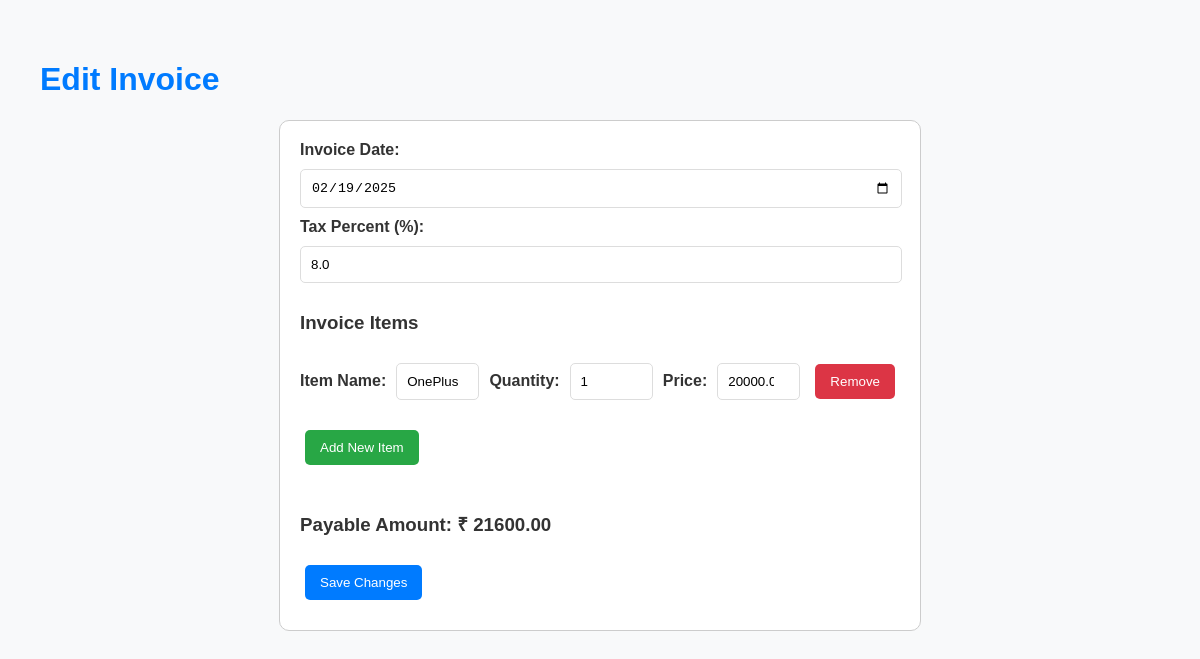
/invoices/4/edit, run on the app's committed database.
### models.py (models this page shows)
class Invoice(Model):
    invoice_id = AutoField()
    customer = ForeignKeyField(Customer, backref='invoices', on_delete='CASCADE')
    date = DateField()
    total_amount = FloatField()
    tax_percent = FloatField()
    payable_amount = FloatField()
    gov_arn = CharField(50, null=True)
    class Meta:
        database = db

class InvoiceItem(Model):
    item_name = CharField(200, unique=True)
    qty = IntegerField()
    rate = FloatField()
    amount = FloatField()
    invoice = ForeignKeyField(Invoice, backref="items", lazy_load=False)
    class Meta:
        database = db

### app.py (the view, shortened to what this page needs)
@app.route('/invoices/<int:invoice_id>/edit', methods=['GET', 'POST'])
def edit_invoice(invoice_id):
    invoice = Invoice.get_by_id(invoice_id)
    invoice_items = InvoiceItem.select().where(InvoiceItem.invoice == invoice)
    return render_template('edit-invoice.html', invoice=invoice, invoice_items=invoice_items)

### templates/edit-invoice.html (shortened to what this page needs)
<!DOCTYPE html>
<html lang="en">
<head>
</head>
<body>
    <h1>Edit Invoice</h1>
    <form action="{{ url_for('edit_invoice', invoice_id=invoice.invoice_id) }}" method="post">
        <label for="date">Invoice Date:</label>
        <input type="date" name="date" id="date" value="{{ invoice.date }}" required><br>
        <label for="tax_percent">Tax Percent (%):</label>
        <input type="number" name="tax_percent" id="tax_percent" value="{{ invoice.tax_percent }}" required><br>
        <h3>Invoice Items</h3>
        <div id="items">
            {% for item in invoice_items %}
            <div class="item">
                <label>Item Name:</label>
                <input type="text" name="item_name" value="{{ item.item_name }}" required>
                <label>Quantity:</label>
                <input type="number" class="qty" name="qty" value="{{ item.qty }}" required>
                <label>Price:</label>
                <input type="number" step="0.01" class="price" name="price" value="{{ item.rate }}" required>
                <button type="button" class="remove-item" data-id="{{ item.id }}">Remove</button>
            </div>
            {% endfor %}
        </div>
        <button type="button" id="add-item">Add New Item</button><br><br>
        <h3>Payable Amount: ₹ <span id="payable-amount">0.00</span></h3>
        <button type="submit" class="save-btn">Save Changes</button>
    </form>
</body>
</html>

### templates/edit-invoice.html (style rules this page uses)
body { font-family: Arial, sans-serif; margin: 20px; padding: 20px; background-color: #f8f9fa; color: #333; }
h1 { color: #007bff; }
label { font-weight: bold; }
form { max-width: 600px; margin: auto; padding: 20px; border: 1px solid #ccc; border-radius: 10px; background-color: #ffffff; }
input[type="text"], input[type="date"], input[type="number"] { width: calc(100% - 20px); padding: 10px; margin: 10px 0; border: 1px solid #ddd; border-radius: 5px; }
button { padding: 10px 15px; margin: 10px 5px; border: none; border-radius: 5px; cursor: pointer; }
#add-item { background-color: #28a745; color: #fff; }
.remove-item { background-color: #dc3545; color: #fff; }
.save-btn { background-color: #007bff; color: #fff; }
.item { display: flex; align-items: center; gap: 10px; margin-bottom: 10px; }
.item input { flex: 1; }
.item button { flex-shrink: 0; }

### data on the page
Invoice: date "02/19/2025", tax_percent "8.0"
InvoiceItem: item_name "OnePlus", qty "1", price "20000.0"
